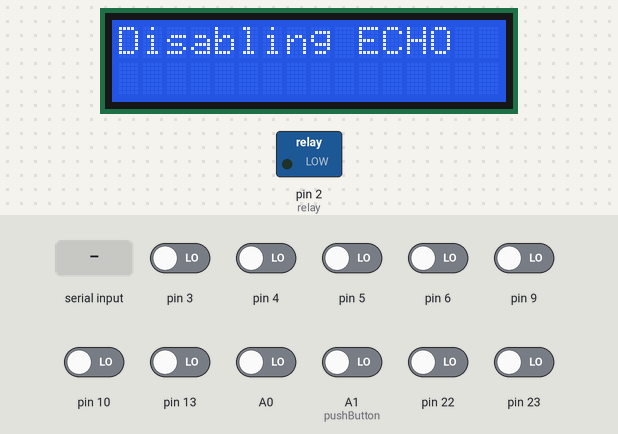
This sketch was run on a simulated Arduino Uno, built with avr-gcc and run on an emulated ATmega328P. Shown: 16×2 character LCD, switched loads named in the sketch (green lamp = pin HIGH). Inputs (shaded band) come from the test bench; at power-on: A0, A1 (pushButton), pin 3–6, pin 9, pin 10, pin 13, pin 22, pin 23 LOW. EEPROM starts erased; the modem accepts every AT command (registered, SIM ready, sends succeed) and sends nothing else; what the sketch prints to the serial monitor is not drawn.

Above: at 3.3 s.
At 10.5 s:
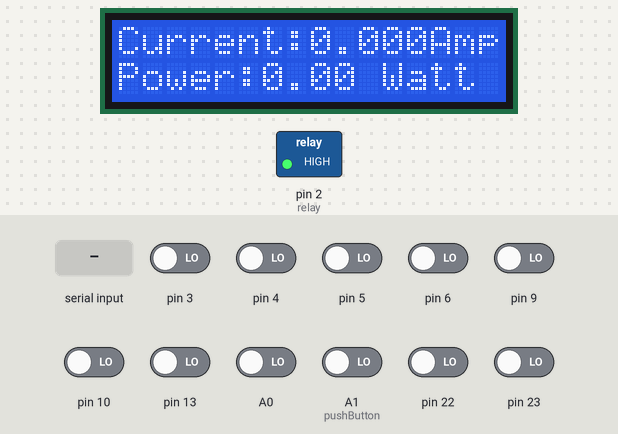
10.6 s: "R90\n" received over Serial
13.6 s: "*" received over the second serial link
At 16.5 s:
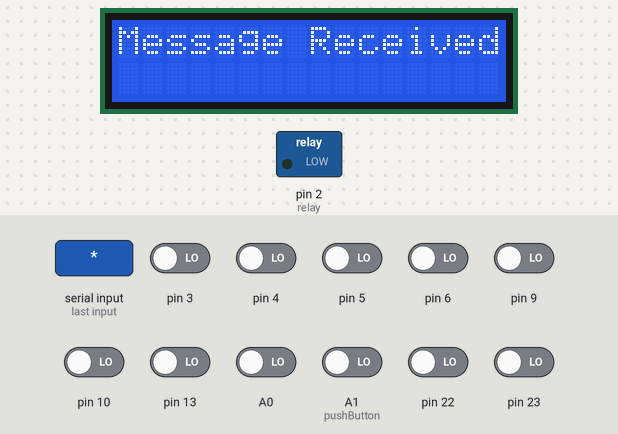
16.6 s: "Balance?" received over the second serial link
19.6 s: A1 (pushButton) driven HIGH
22.6 s: A1 (pushButton) driven LOW
At 23.3 s:
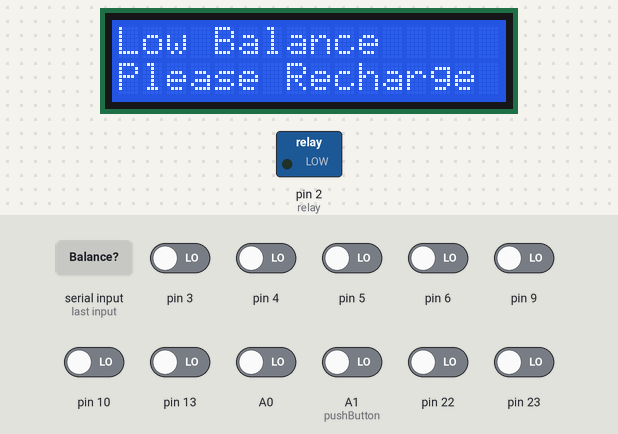
24.1 s: A1 (pushButton) driven HIGH
At 34.4 s:
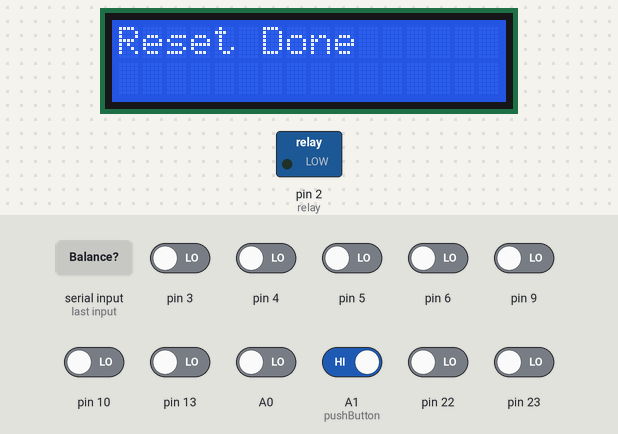
Timing chart, 0 to 35.9 s (numbered marks = the images above; inputs shaded):
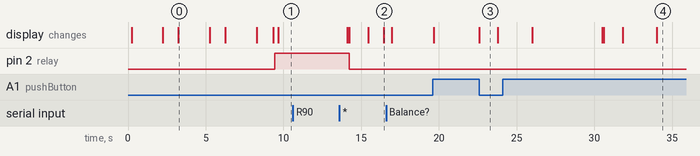

The sketch:

SmartEnergyMeter_RGB.ino
```cpp
/*
  Project "Smart Energy Meter" using current sensor arduino and GSM Module and a display
  To monitor energy consumption and cost and delelop a pre-paid system with notification and digital control of sort...
  Developed by Sakib Ahmed Sumdany & Adnan Sabbir
  November 14, 2016.
  Released into the public domain.
  Dependencies: ACS712 Library by Sakib Ahmed
*/
#include<EEPROM.h>

//Used for GSM module
#include <SoftwareSerial.h>
SoftwareSerial mySerial(7, 8);
unsigned int temp=0,i=0,x=0,k=0;
char str[200],flag1=0,flag2=0;
String bal="";
String initSms ="AT+CMGS=\"+8801xxxxxxxxx\"";  //the number to send SMS
String BalanceSms = "This is an SMS from Smart Energy Meter & your balance is ";

//Used for LCD Screen
#include <LiquidCrystal.h>
LiquidCrystal lcd(12, 11, A5, A4, A3, A2);

//For current Sensor
#include "ACS712.h"
float error= 0.05;    // initial error of ACS712 sensor
 ACS712 ac1(A0, error);
double current=0L;
double power=0L;
double load=0L;
float balance=0.00f;
float unit =0.00f;
float unitPrice =5.00f;
long lastPrint = millis();
long lastDtl = millis();

///////////////////////////
int relay = 2;
bool alert=true;
int pushButton = A1;
long longPressTime = 2;
int btnTime = 0;
//////////////////////////////

void setup(){

  pinMode(pushButton, INPUT);
  pinMode(relay, OUTPUT);
  lcd.begin(16,2);

  Serial.begin(9600);

  reStoreInfo();   //restore data from arduino's Static memory after reboot/ power failure
  printInfo();

  lcd.begin(16,2);
  Serial.begin(9600);

  mySerial.begin(9600);
  gsm_init();
  mySerial.println("AT+CNMI=2,2,0,0,0");


}

void loop(){

if(balance)
{
  currentCalculation();
  storeInfo();
  printDetails();
  printBalance();
  digitalWrite(relay,HIGH);
  }else{
      digitalWrite(relay,LOW);
      lcd.clear();
      lcd.print("Low Balance");
      lcd.setCursor(0,1);
      lcd.print("Please Recharge");
      delay(500);
    }
checkLowBalance();
checkSMS();
userInteraction();
ResetButton();
Serial.flush();
mySerial.flush();

}

void ResetButton()
{
//if(digitalRead(pushButton)==0)
//  Serial.println("Reseting");
if(digitalRead(pushButton)==1)
 {
  btnTime = millis()/1000;
  while(digitalRead(pushButton))
  {
//    Serial.println("Reseting");
      lcd.clear();
      lcd.println("Reseting");

    if((millis()/1000)-btnTime>(longPressTime-1))
    {

        lcd.clear();
        lcd.println("Reset Done");
        delay(1000);
        balance=00.00f;
        unit=00.00f;
        for (int i = 0 ; i < EEPROM.length() ; i++) EEPROM.write(i, 0);    //clear all EEPROM
        storeInfo();
        printInfo();
        alert=true;

      break;
      }
    }
  }
}

void userInteraction()
{
  if (Serial.available()>0)
    {
      char cmd = Serial.read();
      Serial.println(cmd);

      if(cmd=='R')
      {
        balance=00.00f;
        unit=00.00f;
        for (int i = 0 ; i < EEPROM.length() ; i++) EEPROM.write(i, 0);    //clear all EEPROM
        storeInfo();
        printInfo();
      }

      if(cmd=='U') {
        balance+=1000.00f;
        printInfo();
        alert = true;

        }
      if(cmd=='G') {
        unit+=10.00f;
        printInfo();

      }


      Serial.flush();
   }
  }


void checkLowBalance()
{
  if(balance < 20 && alert)     //notify customer about low balance
  {
      sendSms("Your Balance is Below 20TK, Please recharge to avoid disconnection");
      alert = false;
  }
}

void printBalance()
{
  if((millis() - lastPrint)>5000) //print balance and usage every 5 seconds without using delay()
    {
      printInfo();
      lastPrint = millis();
    }
  }

void currentCalculation()
{
   current = ac1.getACcurrent();   //power calculations
   power=current*220.00L;
   load =(power/(1000.0L*3600.0L)); // instantanious load
   unit+=load;                      //Cumulated load or power consumption
   balance -=load*unitPrice;        // balance adjustment
  }

//printing...
void printInfo()
{
  Serial.print("\n\tBalance left:  ");
  Serial.print(balance,4);
  Serial.print("tk Total Use: ");
  Serial.print(unit,5);
  Serial.println(" Units\n");

  lcd.clear();
  lcd.print("Balance:");
  lcd.print(balance,2);
  lcd.print("TK");
  lcd.setCursor(0,1);
  lcd.print("Use:");
  lcd.print(unit,4);
  lcd.print(" KWtt");
  delay(100);
}
void printDetails()
{
     Serial.print("\t");
     Serial.print(current);
     Serial.print(" Amps, ");
      Serial.print(power);
     Serial.print(" Watt,   ");
      Serial.print(unit,5);
     Serial.println(" KWatt-hour\t");


  lcd.clear();
  lcd.print("Current:");
  lcd.print(current,3);
  lcd.print("Amps");
  lcd.setCursor(0,1);
  lcd.print("Power:");
  lcd.print(power);
  lcd.print(" Watt");


  }

//eeprom functions
void storeInfo()
{
//  EEPROM[100]=unit;
//  EEPROM[0]=balance;

  EEPROM.put(0,unit);
  EEPROM.put(100,balance);


}

void reStoreInfo()
{
//  unit= EEPROM[100];
//  balance= EEPROM[0];

  EEPROM.get(0,unit);
  EEPROM.get(100,balance);

}

/////////////////////////////////////////////////
//All the methods for GSM and SMS System
/////////////////////////////////////////////////
void gsm_init()
{
  lcd.clear();
  lcd.print("Finding Module..");
  Serial.println("Finding Module..");
  boolean at_flag=1;
  while(at_flag)
  {
    mySerial.println("AT");
    while(mySerial.available()>0)
    {
      if(mySerial.find("OK"))
      at_flag=0;
    }
    delay(1000);
  }
  lcd.clear();
  lcd.print("Module Connected..");
  Serial.println("Module Connected..");
  delay(1000);
  lcd.clear();
  lcd.print("Disabling ECHO");
  Serial.print("Disabling ECHO");
  boolean echo_flag=1;
  while(echo_flag)
  {
    mySerial.println("ATE0");
    while(mySerial.available()>0)
    {
      if(mySerial.find("OK"))
      echo_flag=0;
    }
    delay(1000);
  }
  lcd.clear();
  lcd.print("Echo OFF");
  Serial.print("\tEcho OFF");
  delay(1000);
  lcd.clear();
  lcd.print("Finding Network..");
  Serial.println("\t Finding Network..");
  boolean net_flag=1;
  while(net_flag)
  {
    mySerial.println("AT+CPIN?");
    while(mySerial.available()>0)
    {
      if(mySerial.find("+CPIN: READY"))
      net_flag=0;
    }
    delay(1000);
  }
  lcd.clear();
  lcd.print("Network Found..");
  Serial.println("Network Found..");
  delay(1000);
  lcd.clear();
}

void sendSms(String text){

  init_sms();
  Serial.println("Sending:");
  send_data(text);
  send_sms();
}

void init_sms()
{
   mySerial.println("AT+CMGF=1");
   delay(200);
   mySerial.println(initSms);

   delay(200);
}

void send_sms()
{
  mySerial.write(26);
  message_sent();
}

void send_data(String message)
{
  mySerial.println(message);
  Serial.println(message);
  delay(200);
}

void message_sent()
{
  lcd.clear();
  lcd.print("Message Sent.");
  Serial.println("Message Sent.");
  delay(1000);
  //mySerial.flush();
}

void checkSMS(){
    mySerialEvent();
    balanceCheck();
      if(temp==1)
      {
       decode_message();
       send_confirmation_sms();
      }
  }

void mySerialEvent()
{
  while(mySerial.available())
  {
    char ch=(char)mySerial.read();
      str[i++]=ch;

    if(ch == '*')
    {
      temp=1;
      lcd.clear();
      lcd.print("Message Received");
      Serial.print("Message Received:\t");
//      Serial.println(str);
      delay(500);
      break;
    }
  }
}

void decode_message()
{
    x=0,k=0,temp=0;
    while(str[x]!='#')
    {
      x++;
     }
      x++;
      bal="";
      while(str[x]!='*')
      {
        bal+=str[x];
        x++;
        }
        Serial.println(bal.toInt());

}

void send_confirmation_sms()
{
    int recharge_amount=bal.toInt();
    balance+=recharge_amount;
    lcd.clear();
    lcd.print("Energy Meter ");
    lcd.setCursor(0,1);
    lcd.print("Recharged:");
    lcd.print(recharge_amount);
    delay(2000);
    String text1="Energy meter recharged TK:";
    text1+=recharge_amount;
    String text2= text1+". Total Balance "+(String)balance;
    sendSms(text2);
    Serial.print(    "           SENT:"  );
    Serial.print(text1);
    Serial.println(text2);
    temp=0;
    i=0;
    x=0;
    k=0;
    delay(1000);
}

void balanceCheck(){

    x=0,k=0;
    String Stringcheck = "";
    while(x<i)
    {
      Stringcheck+=str[x];
      x++;
      }
//      Serial.println("Checking");
//      Serial.println(Stringcheck);
      if(Stringcheck.indexOf("Balance?")>0)
      {
        sendSms("Total Balance "+(String)balance);
        for(int c=0;c<i;c++)
        {
            str[c]='a';
          }
        }
  }
```

Measured:
- after the input at 10.6 s, every drawn part: stays the same
- after the input at 13.6 s, the display: first differs from a run without the input after 2.8 s (image 2)
- after the input at 22.6 s, the display: first changes at once (image 3 shows a later state)
- after the input at 24.1 s, the display: changes after 1.9 s (image 4)
- what the display in image 0 shows lasts 2.1 s, from 3.2 s to 5.3 s
- what the display in image 3 shows lasts 1.2 s, from 22.6 s to 23.8 s
